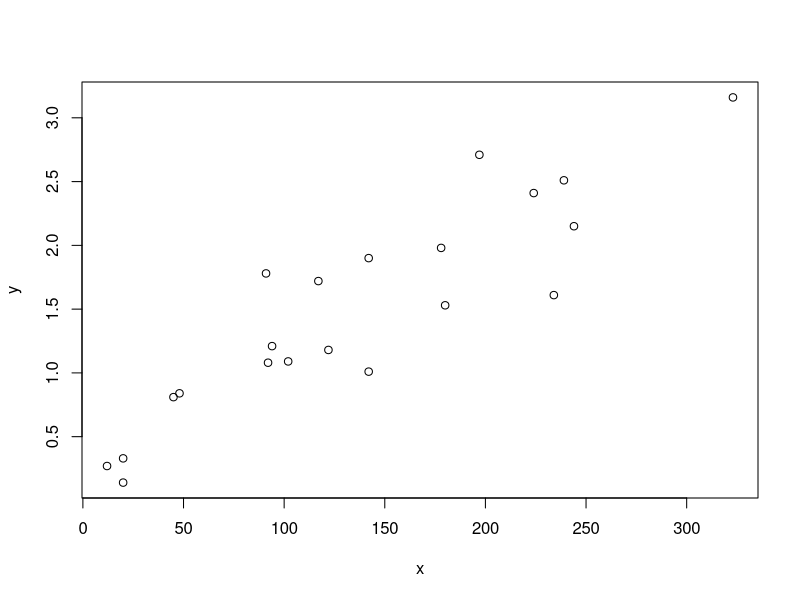

This chart was generated by the following R code:
x = c(12,20,20,45,48,92,91,94,102,117,122,142,142,178,180,197,224,234,239,244,323)
y = c(0.27,0.14,0.33,0.81,0.84,1.08,1.78,1.21,1.09,1.72,1.18,1.01,1.90,1.98,1.53,
      2.71,2.41,1.61,2.51,2.15,3.16)
cor(data.frame(x,y), method = "pearson")
plot(x,y)
# As x increases y also increases, hence positive correlation